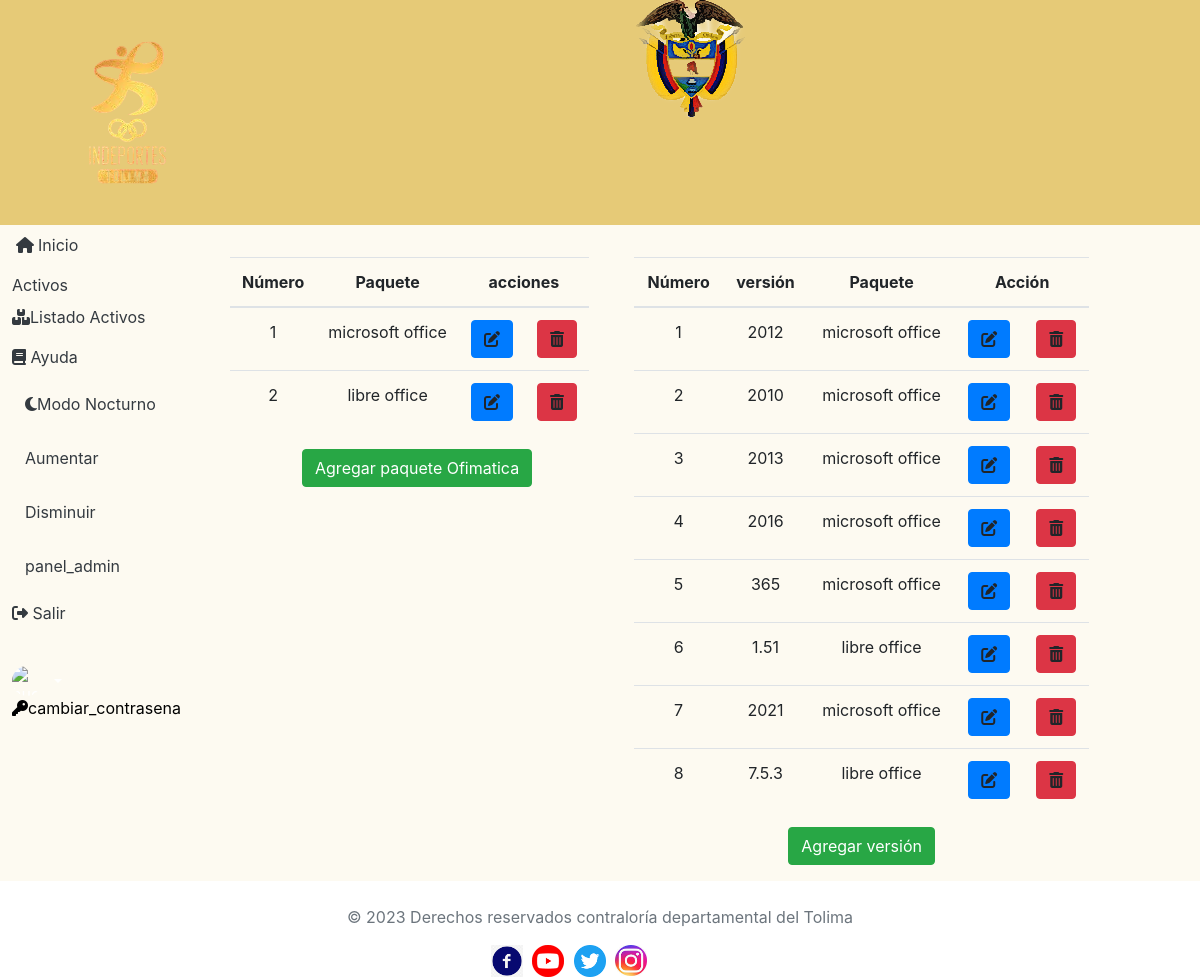
The app's page /activo/administrar_ofimatica/ with its own data.
### activos/models.py (models this page shows, shortened)
class Ofimatica (models.Model):
    paquete_ofimatica  = models.CharField (max_length=150,unique=True, verbose_name="Paquete de ofimatica")
    estado = models.BooleanField (default=True, verbose_name="Estado")
    def __str__(self):
       return self.paquete_ofimatica

class VersionOfimatica(models.Model):
    version = models.CharField (max_length= 150, unique=True, verbose_name = "Version del paquete ofimatica")
    paquete = models.ForeignKey(Ofimatica, on_delete=models.CASCADE)
    estado = models.BooleanField (default=True, verbose_name="Estado")

### activos/views.py (the view)
# urls.py: path("administrar_ofimatica/", administrar_ofimatica, name="administrar_paquete_ofimatica"),
def administrar_ofimatica (request):
    rol_usuario = Usuario.objects.filter (user = request.user.id).first()
    ofimatica = Ofimatica.objects.all()
    version_ofimatica = VersionOfimatica.objects.all()
    context = {
        'titulo':"Ofimatica",
        'ofimatica':ofimatica,
        'version_ofimatica':version_ofimatica,
        'rol_usuario':rol_usuario
    }
    return render (request, 'administrador/administar_paquete_ofimatica.html', context)

### base/templates/administrador/administar_paquete_ofimatica.html (shortened to what this page needs)
{% extends 'partials/body.html' %}
{% load crispy_forms_tags %}
{% block content %}
<div class="container">
    <div class="row">
        <div class="col-lg-5 col-md-4 col-sm-6">
            <table class="table table-responsive my-3">
                <thead>
                    <tr>
                        <th>Número</th>
                        <th>Paquete</th>
                        <th colspan="2">acciones</th>
                    </tr>
                </thead>
                <tbody>
                    {% for item in ofimatica %}
                    <tr>
                        <td>{{forloop.counter}}</td>
                        <td>{{item.paquete_ofimatica}}</td>
                        <td><a onclick="showSweetAlert('editar' ,'agregar_paquete_ofimatica/{{item.id}}')" class="btn btn-primary"><i class="fa-solid fa-pen-to-square text-bg-primary" title="Editar"></i><a></td>
                        <td><a onclick="showSweetAlert('eliminar' ,'eliminar_paquete_ofimatica/{{item.id}}')" class="btn btn-danger"><i class="fas fa-trash-alt" title="Eliminar"></i></a></td>
                    </tr>
                    {% endfor %}
                </tbody>
            </table>
            <a href="{% url 'agregar_paquete_ofimatica' %}" class="btn btn-success">Agregar paquete Ofimatica</a>
        </div>
        <div class="col-lg-6 col-md-7 col-sm-6">
            <table class="table my-3">
                <thead>
                    <tr>
                        <th>Número</th>
                        <th>versión</th>
                        <th>Paquete</th>
                        <th colspan="2">Acción</th>
                    </tr>
                </thead>
                <tbody>
                    {% for item in version_ofimatica %}
                    <tr>
                        <td>{{forloop.counter}}</td>
                        <td>{{item.version}}</td>
                        <td>{{item.paquete}}</td>
                        <td><a onclick="showSweetAlert('editar' ,'agregar_version_ofimatica/{{item.id}}')" class="btn btn-primary"><i class="fa-solid fa-pen-to-square text-bg-primary" title="Editar"></i><a></td>
                        <td><a onclick="showSweetAlert('eliminar' ,'eliminar_version_ofimatica/{{item.id}}')" class="btn btn-danger"><i class="fas fa-trash-alt" title="Eliminar"></i></a></td>
                    </tr>
                    {% endfor %}
                </tbody>
            </table>
            <a href="{% url 'agregar_version_ofimatica' %}" class="btn btn-success">Agregar versión</a>
        </div>
    </div>
</div>
{% endblock %}

### static/css/styles.css (style rules this page uses)
td { padding: 1px,2px,1px,2px; }
th { padding: 1px,2px,1px,2px; }

### records on screen
Ofimatica: paquete_ofimatica "microsoft office"
Ofimatica: paquete_ofimatica "libre office"
VersionOfimatica: version "2012", paquete "microsoft office"
VersionOfimatica: version "2010", paquete "microsoft office"
VersionOfimatica: version "2013", paquete "microsoft office"
VersionOfimatica: version "2016", paquete "microsoft office"
VersionOfimatica: version "365", paquete "microsoft office"
VersionOfimatica: version "1.51", paquete "libre office"
VersionOfimatica: version "2021", paquete "microsoft office"
VersionOfimatica: version "7.5.3", paquete "libre office"
